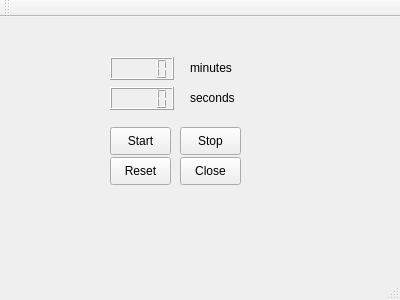
<?xml version="1.0" encoding="UTF-8"?>
<ui version="4.0">
 <class>MainWindow</class>
 <widget class="QMainWindow" name="MainWindow">
  <property name="geometry">
   <rect>
    <x>0</x>
    <y>0</y>
    <width>400</width>
    <height>300</height>
   </rect>
  </property>
  <property name="windowTitle">
   <string>MainWindow</string>
  </property>
  <widget class="QWidget" name="centralWidget">
   <widget class="QLCDNumber" name="lcdNumberMin">
    <property name="geometry">
     <rect>
      <x>110</x>
      <y>40</y>
      <width>64</width>
      <height>23</height>
     </rect>
    </property>
   </widget>
   <widget class="QLCDNumber" name="lcdNumberSec">
    <property name="geometry">
     <rect>
      <x>110</x>
      <y>70</y>
      <width>64</width>
      <height>23</height>
     </rect>
    </property>
   </widget>
   <widget class="QLabel" name="label">
    <property name="geometry">
     <rect>
      <x>190</x>
      <y>40</y>
      <width>63</width>
      <height>21</height>
     </rect>
    </property>
    <property name="text">
     <string>minutes</string>
    </property>
   </widget>
   <widget class="QLabel" name="label_2">
    <property name="geometry">
     <rect>
      <x>190</x>
      <y>70</y>
      <width>63</width>
      <height>21</height>
     </rect>
    </property>
    <property name="text">
     <string>seconds</string>
    </property>
   </widget>
   <widget class="QPushButton" name="startButton">
    <property name="geometry">
     <rect>
      <x>110</x>
      <y>110</y>
      <width>61</width>
      <height>28</height>
     </rect>
    </property>
    <property name="text">
     <string>Start</string>
    </property>
   </widget>
   <widget class="QPushButton" name="stopButton">
    <property name="geometry">
     <rect>
      <x>180</x>
      <y>110</y>
      <width>61</width>
      <height>28</height>
     </rect>
    </property>
    <property name="text">
     <string>Stop</string>
    </property>
   </widget>
   <widget class="QPushButton" name="resetButton">
    <property name="geometry">
     <rect>
      <x>110</x>
      <y>140</y>
      <width>61</width>
      <height>28</height>
     </rect>
    </property>
    <property name="text">
     <string>Reset</string>
    </property>
   </widget>
   <widget class="QPushButton" name="closeButton">
    <property name="geometry">
     <rect>
      <x>180</x>
      <y>140</y>
      <width>61</width>
      <height>28</height>
     </rect>
    </property>
    <property name="text">
     <string>Close</string>
    </property>
   </widget>
  </widget>
  <widget class="QMenuBar" name="menuBar">
   <property name="geometry">
    <rect>
     <x>0</x>
     <y>0</y>
     <width>400</width>
     <height>25</height>
    </rect>
   </property>
  </widget>
  <widget class="QToolBar" name="mainToolBar">
   <attribute name="toolBarArea">
    <enum>TopToolBarArea</enum>
   </attribute>
   <attribute name="toolBarBreak">
    <bool>false</bool>
   </attribute>
  </widget>
  <widget class="QStatusBar" name="statusBar"/>
 </widget>
 <layoutdefault spacing="6" margin="11"/>
 <resources/>
 <connections>
  <connection>
   <sender>closeButton</sender>
   <signal>clicked()</signal>
   <receiver>MainWindow</receiver>
   <slot>close()</slot>
   <hints>
    <hint type="sourcelabel">
     <x>210</x>
     <y>195</y>
    </hint>
    <hint type="destinationlabel">
     <x>199</x>
     <y>149</y>
    </hint>
   </hints>
  </connection>
 </connections>
</ui>
